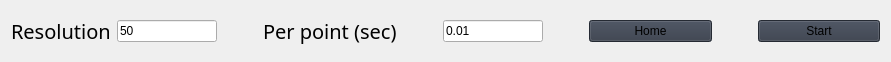
                          <widget class="QWidget" name="horizontalLayoutWidget">
                           <property name="geometry">
                            <rect>
                             <x>0</x>
                             <y>620</y>
                             <width>891</width>
                             <height>62</height>
                            </rect>
                           </property>
                           <layout class="QHBoxLayout" name="horizontalLayout_6">
                            <item>
                             <widget class="QLabel" name="label_11">
                              <property name="font">
                               <font>
                                <family>Segoe UI Semibold</family>
                                <pointsize>15</pointsize>
                                <italic>false</italic>
                                <bold>false</bold>
                               </font>
                              </property>
                              <property name="styleSheet">
                               <string notr="true">font: 63 15pt &quot;Segoe UI Semibold&quot;;</string>
                              </property>
                              <property name="text">
                               <string>Resolution</string>
                              </property>
                              <property name="wordWrap">
                               <bool>true</bool>
                              </property>
                              <property name="textInteractionFlags">
                               <set>Qt::NoTextInteraction</set>
                              </property>
                             </widget>
                            </item>
                            <item>
                             <widget class="QLineEdit" name="confocal_resolution">
                              <property name="enabled">
                               <bool>true</bool>
                              </property>
                              <property name="sizePolicy">
                               <sizepolicy hsizetype="Minimum" vsizetype="Fixed">
                                <horstretch>0</horstretch>
                                <verstretch>20</verstretch>
                               </sizepolicy>
                              </property>
                              <property name="maximumSize">
                               <size>
                                <width>100</width>
                                <height>16777215</height>
                               </size>
                              </property>
                              <property name="styleSheet">
                               <string notr="true">font: 63 20pt &quot;Segoe UI Semibold&quot;;</string>
                              </property>
                              <property name="text">
                               <string>50</string>
                              </property>
                             </widget>
                            </item>
                            <item>
                             <spacer name="horizontalSpacer_12">
                              <property name="orientation">
                               <enum>Qt::Vertical</enum>
                              </property>
                              <property name="sizeType">
                               <enum>QSizePolicy::Fixed</enum>
                              </property>
                              <property name="sizeHint" stdset="0">
                               <size>
                                <width>40</width>
                                <height>20</height>
                               </size>
                              </property>
                             </spacer>
                            </item>
                            <item>
                             <widget class="QLabel" name="label_29">
                              <property name="font">
                               <font>
                                <family>Segoe UI Semibold</family>
                                <pointsize>15</pointsize>
                                <italic>false</italic>
                                <bold>false</bold>
                               </font>
                              </property>
                              <property name="styleSheet">
                               <string notr="true">font: 63 15pt &quot;Segoe UI Semibold&quot;;</string>
                              </property>
                              <property name="text">
                               <string>Per point (sec)</string>
                              </property>
                              <property name="wordWrap">
                               <bool>true</bool>
                              </property>
                              <property name="textInteractionFlags">
                               <set>Qt::NoTextInteraction</set>
                              </property>
                             </widget>
                            </item>
                            <item>
                             <spacer name="horizontalSpacer_19">
                              <property name="orientation">
                               <enum>Qt::Vertical</enum>
                              </property>
                              <property name="sizeType">
                               <enum>QSizePolicy::Fixed</enum>
                              </property>
                              <property name="sizeHint" stdset="0">
                               <size>
                                <width>40</width>
                                <height>20</height>
                               </size>
                              </property>
                             </spacer>
                            </item>
                            <item>
                             <widget class="QLineEdit" name="confocal_T_per_point">
                              <property name="enabled">
                               <bool>true</bool>
                              </property>
                              <property name="sizePolicy">
                               <sizepolicy hsizetype="Fixed" vsizetype="Fixed">
                                <horstretch>200</horstretch>
                                <verstretch>0</verstretch>
                               </sizepolicy>
                              </property>
                              <property name="maximumSize">
                               <size>
                                <width>100</width>
                                <height>16777215</height>
                               </size>
                              </property>
                              <property name="styleSheet">
                               <string notr="true">font: 63 20pt &quot;Segoe UI Semibold&quot;;</string>
                              </property>
                              <property name="text">
                               <string>0.01</string>
                              </property>
                             </widget>
                            </item>
                            <item>
                             <spacer name="horizontalSpacer_26">
                              <property name="orientation">
                               <enum>Qt::Vertical</enum>
                              </property>
                              <property name="sizeType">
                               <enum>QSizePolicy::Fixed</enum>
                              </property>
                              <property name="sizeHint" stdset="0">
                               <size>
                                <width>40</width>
                                <height>20</height>
                               </size>
                              </property>
                             </spacer>
                            </item>
                            <item>
                             <widget class="QPushButton" name="confocal_home">
                              <property name="sizePolicy">
                               <sizepolicy hsizetype="Expanding" vsizetype="Fixed">
                                <horstretch>0</horstretch>
                                <verstretch>0</verstretch>
                               </sizepolicy>
                              </property>
                              <property name="styleSheet">
                               <string notr="true">background-color: rgb(52, 59, 72);
font: 63 15pt &quot;Segoe UI Semibold&quot;;</string>
                              </property>
                              <property name="text">
                               <string>Home</string>
                              </property>
                              <property name="icon">
                               <iconset>
                                <normaloff>:/icons/images/icons/cil-home.png</normaloff>:/icons/images/icons/cil-home.png</iconset>
                              </property>
                             </widget>
                            </item>
                            <item>
                             <spacer name="horizontalSpacer_8">
                              <property name="orientation">
                               <enum>Qt::Vertical</enum>
                              </property>
                              <property name="sizeType">
                               <enum>QSizePolicy::Fixed</enum>
                              </property>
                              <property name="sizeHint" stdset="0">
                               <size>
                                <width>40</width>
                                <height>20</height>
                               </size>
                              </property>
                             </spacer>
                            </item>
                            <item>
                             <widget class="QPushButton" name="confocal_start">
                              <property name="sizePolicy">
                               <sizepolicy hsizetype="Expanding" vsizetype="Fixed">
                                <horstretch>0</horstretch>
                                <verstretch>0</verstretch>
                               </sizepolicy>
                              </property>
                              <property name="styleSheet">
                               <string notr="true">background-color: rgb(52, 59, 72);
font: 63 15pt &quot;Segoe UI Semibold&quot;;</string>
                              </property>
                              <property name="text">
                               <string>Start</string>
                              </property>
                              <property name="icon">
                               <iconset>
                                <normaloff>:/icons/images/icons/cil-media-play.png</normaloff>:/icons/images/icons/cil-media-play.png</iconset>
                              </property>
                             </widget>
                            </item>
                           </layout>
                          </widget>
